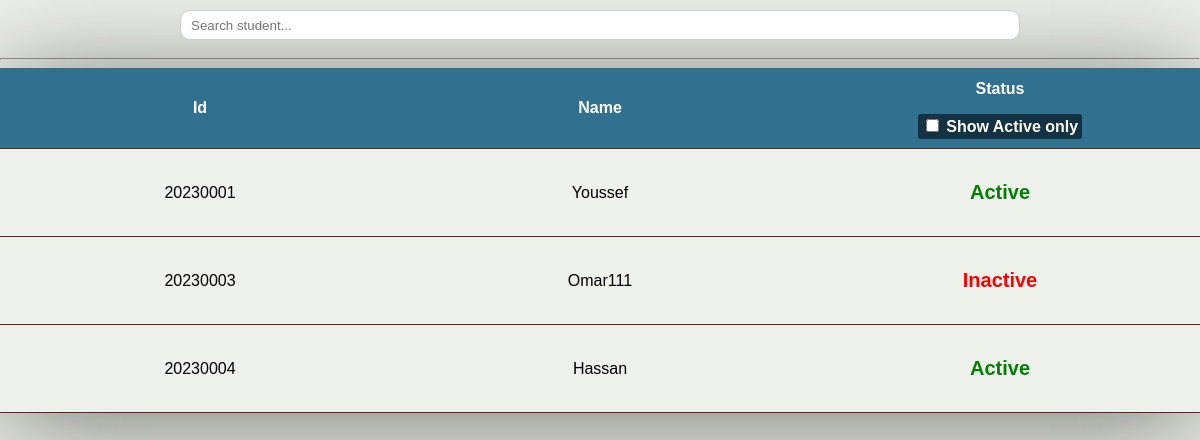
Before: /app/all_students/ with the older database file.
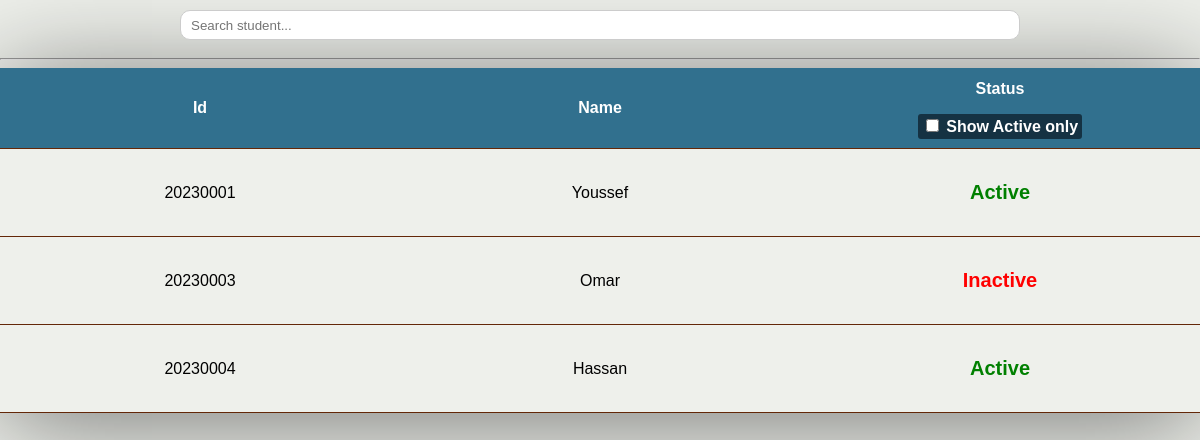
After: the same page with the newer database file.
### StudentAffairs/models.py (models this page shows, shortened)
class Student(models.Model):
    id = models.IntegerField(primary_key=True)
    sid = models.CharField(name="studentID", max_length=8)
    name = models.CharField(name="studentName", max_length=100)
    dateOfBirth = models.CharField(name="studentBirthDate", max_length=50)
    gpa = models.CharField(name="studentGPA", max_length=5)
    level = models.CharField(name="studentLevel", max_length=1)
    department = models.CharField(name="studentDepartment", max_length=2, blank=True)
    email = models.CharField(name="studentEmail", max_length=100)
    phone = models.CharField(name="studentPhone", max_length=13)
    gender = models.CharField(name="studentGender", max_length=1)
    status = models.CharField(name="studentStatus", max_length=1, blank=True, default="0")

### StudentAffairs/views.py (the view)
# urls.py: path("app/all_students/", views.all_students , name="AllStudents"),
def all_students(request):
    students = Student.objects.all()
    return render(request,'app/all_students.html',{"students":students})

### StudentAffairs/templates/app/all_students.html (shortened to what this page needs)
{% load static %}
<!DOCTYPE html>
<html>
    <head>
        <link rel="stylesheet" href="{% static 'styles/style.css' %}">
        <link rel="stylesheet" type="text/css" href="{% static 'styles/viewAll.css' %}">
    </head>
    <body>
        <div class="head">
            <form id="form" >
                <input type="search" id="searchInput" name="q" placeholder="Search student...">
              </form>
            </div>
        <hr>
        <div class ="table-box">
        <table id="searchInput">
            <thead >
                <th>Id</th>
                <th >Name</th>
                <th>Status<br><br>
                    <label>
                    <input type="checkbox" id="active">
                        Show Active only
                    </label>
                </th>
            </thead>
            <div class ="table-content">
            <tbody id="tableBody">
                {% for student in students %}
                    {% if student.studentStatus == "0" %}
                        <tr class="inactive" id="{{student.studentID}}">
                            <td>{{student.studentID}}</td>
                            <td>{{student.studentName}}</td>
                            <td><P style="color:red;">Inactive</p></td>
                        </tr>
                    {% else %}
                        <tr class="Active" id="{{student.studentID}}">
                            <td>{{student.studentID}}</td>
                            <td>{{student.studentName}}</td>
                            <td><P style="color:green;">Active</p></td>
                        </tr>
                    {% endif %}
                {% endfor %}
            </tbody>
            </div>
            </table>
    </body>
</html>

Changed rows visible on the page:
changed Student: studentName "Omar111" → "Omar"
